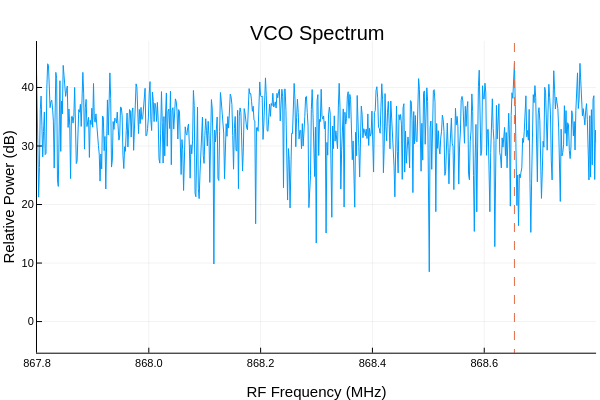

The code cell stored with this chart in its notebook:
### Code cell
# ============================================================
# Cell 3 — Single VCO measurement
# ============================================================

# Read Pluto settings
fc = pyconvert(Float64, sdr.rx_lo)
fs = pyconvert(Float64, sdr.sample_rate)

# Discard one old capture
sdr.rx()

# Capture both RX channels
rx_data = sdr.rx()

# Use A1 / RX1 to detect the VCO
rx1 = pyconvert(Vector{ComplexF64}, rx_data[0])

# Detect VCO
f_vco, f_bb, freq, power =
    detect_vco(rx1, fc, fs)

println(
    "Detected VCO = ",
    round(f_vco / 1e6, digits=6),
    " MHz"
)

println(
    "Baseband frequency = ",
    round(f_bb / 1e3, digits=2),
    " kHz"
)

# Convert power to dB for plotting
power_db = 10 .* log10.(power .+ 1e-20)

plot(
    freq ./ 1e6,
    power_db,
    xlabel = "RF Frequency (MHz)",
    ylabel = "Relative Power (dB)",
    title = "VCO Spectrum",
    legend = false,
    xlim = (867.8, 868.8)
)

vline!(
    [f_vco / 1e6],
    linestyle = :dash
)

### Figure 1 — Plotly figure (JSON) as saved in the notebook; plotly's stock layout.template omitted (floating-point values rounded to 4 significant figures; data arrays with more than 128 entries replaced by an {"elided": "..."} marker saying what was removed)
{"data": [{"colorbar": {"len": 0.8657, "title": "", "x": 0.9934, "y": 0.5087}, "legendgroup": "y1", "line": {"color": "rgba(0, 154, 250, 1.000)", "dash": "solid", "shape": "linear", "width": 1}, "mode": "lines", "name": "y1", "showlegend": true, "type": "scatter", "x": {"elided": "4096 float values"}, "xaxis": "x", "y": {"elided": "4096 float values"}, "yaxis": "y"}, {"colorbar": {"len": 0.8657, "title": "", "x": 0.9934, "y": 0.5087}, "legendgroup": "y2", "line": {"color": "rgba(227, 111, 71, 1.000)", "dash": "dash", "shape": "linear", "width": 1}, "mode": "lines", "name": "y2", "showlegend": true, "type": "scatter", "x": [868.7, 868.7], "xaxis": "x", "y": [-5331.0, 5373.0], "yaxis": "y"}], "layout": {"annotations": [{"font": {"color": "rgba(0, 0, 0, 1.000)", "family": "sans-serif", "size": 20}, "rotation": 0, "showarrow": false, "text": "VCO Spectrum", "x": 0.5275, "xanchor": "center", "xref": "paper", "y": 1, "yanchor": "top", "yref": "paper"}], "height": 400, "margin": {"b": 20, "l": 0, "r": 0, "t": 20}, "paper_bgcolor": "rgba(255, 255, 255, 1.000)", "plot_bgcolor": "rgba(255, 255, 255, 1.000)", "showlegend": false, "width": 600, "xaxis": {"anchor": "y", "domain": [0.06165, 0.9934], "gridcolor": "rgba(0, 0, 0, 0.100)", "gridwidth": 0.5, "linecolor": "rgba(0, 0, 0, 1.000)", "mirror": false, "range": [867.8, 868.8], "showgrid": true, "showline": true, "showticklabels": true, "tickangle": 0, "tickcolor": "rgb(0, 0, 0)", "tickfont": {"color": "rgba(0, 0, 0, 1.000)", "family": "sans-serif", "size": 11}, "tickmode": "array", "ticks": "inside", "ticktext": ["867.8", "868.0", "868.2", "868.4", "868.6"], "tickvals": [867.8, 868, 868.2, 868.4, 868.6], "title": "RF Frequency (MHz)", "titlefont": {"color": "rgba(0, 0, 0, 1.000)", "family": "sans-serif", "size": 15}, "type": "-", "visible": true, "zeroline": false, "zerolinecolor": "rgba(0, 0, 0, 1.000)"}, "yaxis": {"anchor": "x", "domain": [0.07581, 0.9415], "gridcolor": "rgba(0, 0, 0, 0.100)", "gridwidth": 0.5, "linecolor": "rgba(0, 0, 0, 1.000)", "mirror": false, "range": [-5.32, 47.93], "showgrid": true, "showline": true, "showticklabels": true, "tickangle": 0, "tickcolor": "rgb(0, 0, 0)", "tickfont": {"color": "rgba(0, 0, 0, 1.000)", "family": "sans-serif", "size": 11}, "tickmode": "array", "ticks": "inside", "ticktext": ["0", "10", "20", "30", "40"], "tickvals": [0, 10, 20, 30, 40], "title": "Relative Power (dB)", "titlefont": {"color": "rgba(0, 0, 0, 1.000)", "family": "sans-serif", "size": 15}, "type": "-", "visible": true, "zeroline": false, "zerolinecolor": "rgba(0, 0, 0, 1.000)"}}}
